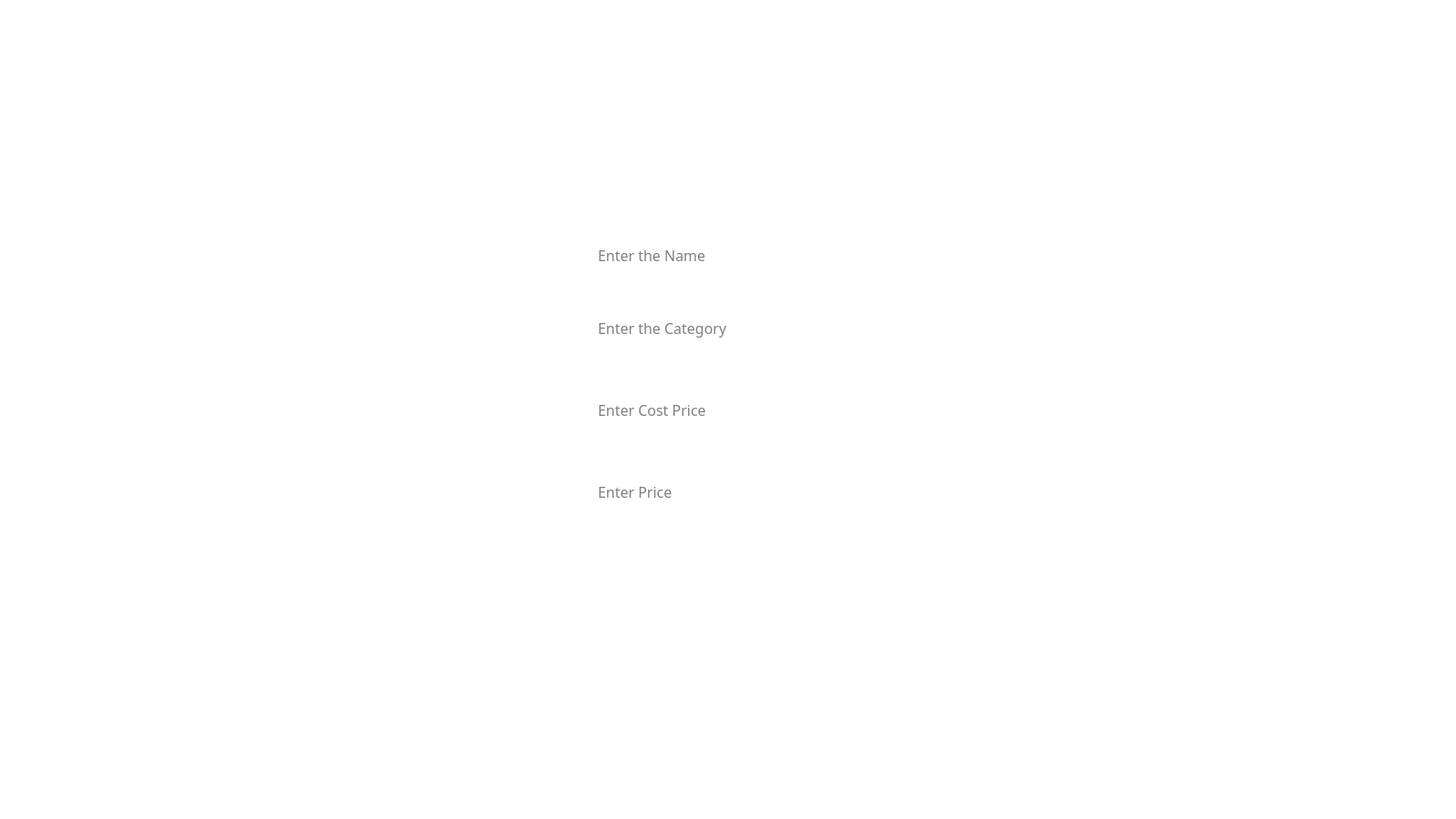
<?xml version="1.0" encoding="UTF-8"?>
<ui version="4.0">
 <class>addmenuwindow</class>
 <widget class="QWidget" name="addmenuwindow">
  <property name="geometry">
   <rect>
    <x>0</x>
    <y>0</y>
    <width>1600</width>
    <height>900</height>
   </rect>
  </property>
  <property name="windowTitle">
   <string>Form</string>
  </property>
  <property name="styleSheet">
   <string notr="true">background-color:#ffffff;</string>
  </property>
  <widget class="QLineEdit" name="ItemNamelineEdit">
   <property name="geometry">
    <rect>
     <x>650</x>
     <y>250</y>
     <width>301</width>
     <height>61</height>
    </rect>
   </property>
   <property name="font">
    <font>
     <family>Arial Rounded MT Bold</family>
     <pointsize>12</pointsize>
    </font>
   </property>
   <property name="styleSheet">
    <string notr="true">#ItemNamelineEdit {
    background-color:  transparent; /* Set the background color */
    border:  transparent; /* Match the border color to the background (invisible) */
    color: black; /* Text color (adjust as needed) */
    border-radius: 5px; /* Optional: Rounded corners */
    padding: 5px; /* Optional: Add inner padding for better spacing */
}

#ItemNamelineEdit:focus {
    outline: none; /* Remove focus outline if any */
    border:  transparent; /* Slightly different color for focus state (optional) */
}</string>
   </property>
   <property name="cursorPosition">
    <number>0</number>
   </property>
   <property name="placeholderText">
    <string>Enter the Name</string>
   </property>
  </widget>
  <widget class="QLineEdit" name="ItemCategorylineEdit">
   <property name="geometry">
    <rect>
     <x>650</x>
     <y>330</y>
     <width>301</width>
     <height>61</height>
    </rect>
   </property>
   <property name="font">
    <font>
     <family>Arial Rounded MT Bold</family>
     <pointsize>12</pointsize>
    </font>
   </property>
   <property name="styleSheet">
    <string notr="true">#ItemCategorylineEdit {
    background-color:  transparent; /* Set the background color */
    border:  transparent; /* Match the border color to the background (invisible) */
    color: black; /* Text color (adjust as needed) */
    border-radius: 5px; /* Optional: Rounded corners */
    padding: 5px; /* Optional: Add inner padding for better spacing */
}

#ItemCategorylineEdit:focus {
    outline: none; /* Remove focus outline if any */
    border:  transparent; /* Slightly different color for focus state (optional) */
}</string>
   </property>
   <property name="cursorPosition">
    <number>0</number>
   </property>
   <property name="placeholderText">
    <string>Enter the Category</string>
   </property>
  </widget>
  <widget class="QLineEdit" name="CostPricelineEdit">
   <property name="geometry">
    <rect>
     <x>650</x>
     <y>420</y>
     <width>301</width>
     <height>61</height>
    </rect>
   </property>
   <property name="font">
    <font>
     <family>Arial Rounded MT Bold</family>
     <pointsize>12</pointsize>
    </font>
   </property>
   <property name="styleSheet">
    <string notr="true">#CostPricelineEdit {
    background-color:  transparent; /* Set the background color */
    border:  transparent; /* Match the border color to the background (invisible) */
    color: black; /* Text color (adjust as needed) */
    border-radius: 5px; /* Optional: Rounded corners */
    padding: 5px; /* Optional: Add inner padding for better spacing */
}

#CostPricelineEdit:focus {
    outline: none; /* Remove focus outline if any */
    border:  transparent; /* Slightly different color for focus state (optional) */
}</string>
   </property>
   <property name="cursorPosition">
    <number>0</number>
   </property>
   <property name="placeholderText">
    <string>Enter Cost Price</string>
   </property>
  </widget>
  <widget class="QPushButton" name="savemenuButton">
   <property name="geometry">
    <rect>
     <x>590</x>
     <y>700</y>
     <width>111</width>
     <height>41</height>
    </rect>
   </property>
   <property name="font">
    <font>
     <family>Arial Rounded MT Bold</family>
     <pointsize>11</pointsize>
    </font>
   </property>
   <property name="styleSheet">
    <string notr="true">#savemenuButton {
    background-color: transparent; /* Fully transparent background */
    border: none; /* No visible border */
    border-radius: 50%; /* Circular button */
    width: 50px; /* Fixed width */
    height: 50px; /* Fixed height */
}

#savemenuButton:hover {
    background-color: rgba(255, 0, 0, 0.1); /* Slight red tint on hover */
}

#savemenuButton:pressed {
    background-color: rgba(255, 0, 0, 0.2); /* Slightly brighter red tint on click */
}</string>
   </property>
   <property name="text">
    <string/>
   </property>
   <property name="iconSize">
    <size>
     <width>32</width>
     <height>32</height>
    </size>
   </property>
  </widget>
  <widget class="QPushButton" name="Back">
   <property name="geometry">
    <rect>
     <x>900</x>
     <y>700</y>
     <width>121</width>
     <height>41</height>
    </rect>
   </property>
   <property name="font">
    <font>
     <family>Arial Rounded MT Bold</family>
     <pointsize>11</pointsize>
    </font>
   </property>
   <property name="styleSheet">
    <string notr="true">#Back {
    background-color: transparent; /* Fully transparent background */
    border: none; /* No visible border */
    border-radius: 50%; /* Circular button */
    width: 50px; /* Fixed width */
    height: 50px; /* Fixed height */
}

#Back:hover {
    background-color: rgba(255, 0, 0, 0.1); /* Slight red tint on hover */
}

#Back:pressed {
    background-color: rgba(255, 0, 0, 0.2); /* Slightly brighter red tint on click */
}</string>
   </property>
   <property name="text">
    <string/>
   </property>
   <property name="iconSize">
    <size>
     <width>32</width>
     <height>32</height>
    </size>
   </property>
  </widget>
  <widget class="QLineEdit" name="PricelineEdit">
   <property name="geometry">
    <rect>
     <x>650</x>
     <y>510</y>
     <width>301</width>
     <height>61</height>
    </rect>
   </property>
   <property name="font">
    <font>
     <family>Arial Rounded MT Bold</family>
     <pointsize>12</pointsize>
    </font>
   </property>
   <property name="styleSheet">
    <string notr="true">#PricelineEdit {
    background-color:  transparent; /* Set the background color */
    border:  transparent; /* Match the border color to the background (invisible) */
    color: black; /* Text color (adjust as needed) */
    border-radius: 5px; /* Optional: Rounded corners */
    padding: 5px; /* Optional: Add inner padding for better spacing */
}

#PricelineEdit:focus {
    outline: none; /* Remove focus outline if any */
    border:  transparent; /* Slightly different color for focus state (optional) */
}</string>
   </property>
   <property name="frame">
    <bool>true</bool>
   </property>
   <property name="placeholderText">
    <string>Enter Price</string>
   </property>
  </widget>
  <widget class="QLabel" name="frontend">
   <property name="geometry">
    <rect>
     <x>0</x>
     <y>0</y>
     <width>1600</width>
     <height>900</height>
    </rect>
   </property>
   <property name="autoFillBackground">
    <bool>false</bool>
   </property>
   <property name="styleSheet">
    <string notr="true">QLabel {
background-image: url(:/new/prefix1/background/Addmenuwindow.png);
    background-repeat: no-repeat;
    background-position: center;
    width: 100%;
    height: 100%;
}</string>
   </property>
   <property name="text">
    <string/>
   </property>
  </widget>
  <widget class="QPushButton" name="Back_2">
   <property name="geometry">
    <rect>
     <x>40</x>
     <y>50</y>
     <width>121</width>
     <height>41</height>
    </rect>
   </property>
   <property name="font">
    <font>
     <family>Arial Rounded MT Bold</family>
     <pointsize>11</pointsize>
    </font>
   </property>
   <property name="styleSheet">
    <string notr="true">#Back_2 {
    background-color: transparent; /* Fully transparent background */
    border: none; /* No visible border */
    border-radius: 50%; /* Circular button */
    width: 50px; /* Fixed width */
    height: 50px; /* Fixed height */
}

#Back_2:hover {
    background-color: rgba(255, 0, 0, 0.1); /* Slight red tint on hover */
}

#Back:pressed {
    background-color: rgba(255, 0, 0, 0.2); /* Slightly brighter red tint on click */
}</string>
   </property>
   <property name="text">
    <string/>
   </property>
   <property name="iconSize">
    <size>
     <width>32</width>
     <height>32</height>
    </size>
   </property>
  </widget>
  <widget class="QLabel" name="imagePreviewLabel">
   <property name="geometry">
    <rect>
     <x>640</x>
     <y>600</y>
     <width>301</width>
     <height>61</height>
    </rect>
   </property>
   <property name="font">
    <font>
     <family>Arial Rounded MT Bold</family>
     <pointsize>12</pointsize>
    </font>
   </property>
   <property name="text">
    <string/>
   </property>
  </widget>
  <widget class="QPushButton" name="browseImageButton">
   <property name="geometry">
    <rect>
     <x>1034</x>
     <y>613</y>
     <width>131</width>
     <height>41</height>
    </rect>
   </property>
   <property name="styleSheet">
    <string notr="true">#browseImageButton {
    background-color: transparent; /* Fully transparent background */
    border: none; /* No visible border */
    border-radius: 50%; /* Circular button */
    width: 50px; /* Fixed width */
    height: 50px; /* Fixed height */
}

#browseImageButton:hover {
    background-color: rgba(255, 0, 0, 0.1); /* Slight red tint on hover */
}

#browseImageButton:pressed {
    background-color: rgba(255, 0, 0, 0.2); /* Slightly brighter red tint on click */
}</string>
   </property>
   <property name="text">
    <string/>
   </property>
  </widget>
  <zorder>frontend</zorder>
  <zorder>ItemNamelineEdit</zorder>
  <zorder>ItemCategorylineEdit</zorder>
  <zorder>CostPricelineEdit</zorder>
  <zorder>savemenuButton</zorder>
  <zorder>Back</zorder>
  <zorder>PricelineEdit</zorder>
  <zorder>Back_2</zorder>
  <zorder>imagePreviewLabel</zorder>
  <zorder>browseImageButton</zorder>
 </widget>
 <resources/>
 <connections/>
</ui>
